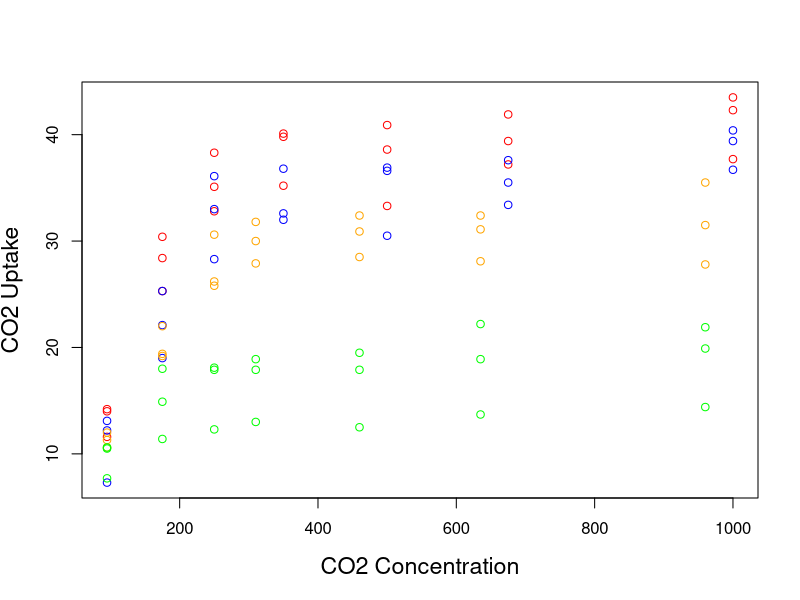
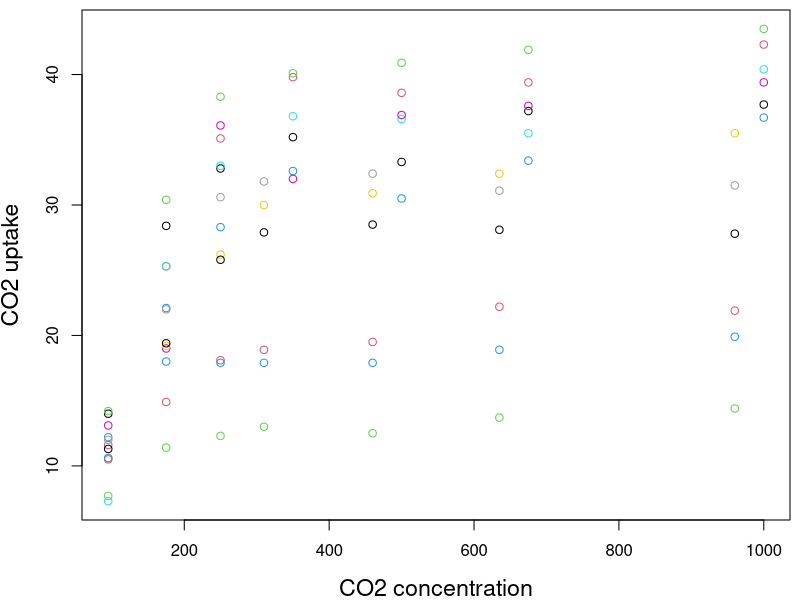
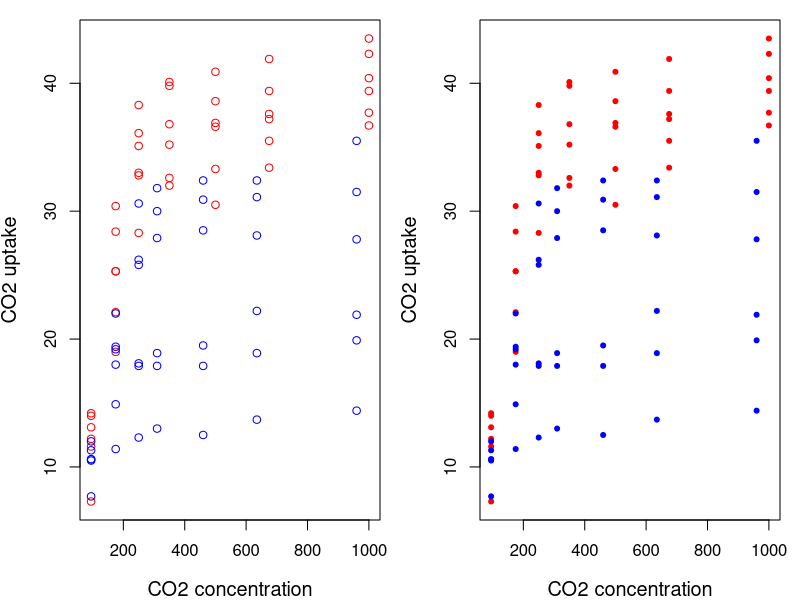

These figures' R source, in order: (Note: this script raises an error after producing the figures.)
## ---- chunk 1
knitr::opts_chunk$set(
  comment = "#",
  collapse = TRUE,
  warning = FALSE,
  message = FALSE,
  fig.width=6, fig.height=6,
  fig.align = 'center'
)
## ---- chunk 2
  num.vector <- c(1, 4, 3, 98, 32, -76, -4)
## ---- chunk 3
  num.vector
## ---- chunk 4
  siteID <- c("A1.01", "A1.02", "B1.01", "B1.02")
  soil_pH <- c(5.6, 7.3, 4.1, 6.0)
  num.sp <- c(17, 23, 15, 7)
  treatment <- c("Fert", "Fert", "No_fert", "No_fert")
## ---- chunk 5
  my.first.df <- data.frame(siteID, soil_pH, num.sp, treatment)
## ---- chunk 6
  my.first.df
## ---- chunk 7
  my.first.list <- list(siteID, soil_pH, num.sp, treatment)
## ---- chunk 8
  my.first.list
## ---- chunk 9
Paws <- "cat"
Scruffy <- "dog"
Sassy <- "cat"
Brigitte <- "hen"
animals <- c(Paws, Scruffy, Sassy, Brigitte)
## ---- chunk 10
if(Paws == 'cat') {
  print("meow")
}
## ---- chunk 11
x = Paws
# x = Scruffy
if(x == 'cat') {
  print("meow")
} else {
  print("meow")
}
## ---- chunk 12
animals <- c(Paws, Scruffy, Sassy, Brigitte)

for(val in 1:4) {
  if(animals[val] == 'cat') {
    print("meow")
  }else if(animals[val] == 'dog') {
    print("woof")
  }else print("what?")
}
## ---- chunk 13
ifelse(animals[animals != "hen"] == "dog", "woof", "meow")
## ---- chunk 14
if (2+2 == 4) { #<<
  print("Arithmetic works.")
} else { #<<
  print("Houston, we have a problem.")
} #<<
## ---- chunk 15
for(m in 1:5) {
  print(m*2)
}
## ---- chunk 16
for(m in 6:10) {
  print(m*2)
}
## ---- chunk 17
for (i in 4:5) { # for i in 4 to 5
  print(colnames(CO2)[i])
  print(mean(CO2[,i])) # print the mean of that column from the CO2 dataset
}
## ---- chunk 18
# Output

for (i in 1:3) {
  for (n in 1:3) {
    print (i*n)
  }
}
## ---- chunk 19
(height <- matrix(c(1:10, 21:30),
                 nrow = 5,
                 ncol = 4))

## ---- chunk 20
apply(X = height,
      MARGIN = 1,
      FUN = mean)

## ---- chunk 21
SimulatedData <- list(SimpleSequence = 1:4,
             Norm10 = rnorm(10),
             Norm20 = rnorm(20, 1),
             Norm100 = rnorm(100, 5))

# Apply mean to each element of the list
lapply(SimulatedData, mean)
## ---- chunk 22
SimulatedData <- list(SimpleSequence = 1:4,
             Norm10 = rnorm(10),
             Norm20 = rnorm(20, 1),
             Norm100 = rnorm(100, 5))
## ---- chunk 23
# Apply mean to each element of the list
sapply(SimulatedData, mean)
## ---- chunk 24
lilySeeds <- c(80, 65, 89, 23, 21)
poppySeeds <- c(20, 35, 11, 77, 79)
## ---- chunk 25
# Output
mapply(sum, lilySeeds, poppySeeds)
## ---- chunk 26
head(mtcars)
## ---- chunk 27
# get the mean hp by cylinder groups
tapply(mtcars$hp, mtcars$cyl, FUN = mean)
## ---- chunk 28
for (i in 1:dim(CO2)[1]) {
  if(CO2$Type[i] == "Quebec") {
    CO2$uptake[i] <- CO2$uptake[i] - 2
  }
}
## ---- chunk 29
tapply(CO2$uptake, CO2$Type, mean)
## ---- chunk 30
count <- 0

for (i in 1:nrow(CO2)) {
  if (CO2$Treatment[i] == "nonchilled") next
  # Skip to next iteration if treatment is nonchilled
  count <- count + 1
}
print(count) # The count and print command were performed 42 times.
## ---- chunk 31
sum(CO2$Treatment == "nonchilled")
## ---- chunk 32
data(CO2)
## ---- chunk 33
for (i in 1:nrow(CO2)) {
  if(CO2$Type[i] == "Mississippi") {
    if(CO2$conc[i] < 300) next
    CO2$conc[i] <- CO2$conc[i] - 20
  }
}
## ---- chunk 34
for (i in 1:nrow(CO2)) {
  if(CO2$Type[i] == "Mississippi" && CO2$conc[i] >= 300) {
    CO2$conc[i] <- CO2$conc[i] - 20
  }
}
## ---- chunk 35
plot(x=CO2$conc, y=CO2$uptake, type="n", cex.lab=1.4, xlab="CO2 Concentration", ylab="CO2 Uptake") # Type "n" tells R to not actually plot the points.

for (i in 1:length(CO2[,1])) {
  if (CO2$Type[i] == "Quebec" & CO2$Treatment[i] == "nonchilled") {
    points(CO2$conc[i], CO2$uptake[i], col = "red")
  }
  if (CO2$Type[i] == "Quebec" & CO2$Treatment[i] == "chilled") {
    points(CO2$conc[i], CO2$uptake[i], col = "blue")
  }
  if (CO2$Type[i] == "Mississippi" & CO2$Treatment[i] == "nonchilled") {
    points(CO2$conc[i], CO2$uptake[i], col = "orange")
  }
  if (CO2$Type[i] == "Mississippi" & CO2$Treatment[i] == "chilled") {
    points(CO2$conc[i], CO2$uptake[i], col = "green")
  }
}
## ---- chunk 36
par(mar = c(4, 4.1, 0.5, 0.5))
plot(x = CO2$conc, y = CO2$uptake, type = "n", cex.lab=1.4,
     xlab = "CO2 concentration", ylab = "CO2 uptake")

plants <- unique(CO2$Plant)

for (i in 1:nrow(CO2)){
  for (p in 1:length(plants)) {
    if (CO2$Plant[i] == plants[p]) {
      points(CO2$conc[i], CO2$uptake[i], col = p)
}}}
## ---- chunk 37
operations <- function(number1, number2, number3) {
  result <- (number1 + number2) * number3
  print(result)
}
## ---- chunk 38
operations(1, 2, 3)
## ---- chunk 39
print_animal <- function(animal) {
  if (animal == "dog") {
    print("woof")
  } else if (animal == "cat") {
    print("meow")
  }
}
## ---- chunk 40
Scruffy <- "dog"
Paws <- "cat"

print_animal(Scruffy)

print_animal(Paws)
## ---- chunk 41
operations <- function(number1, number2, number3 = 3) {
  result <- (number1 + number2) * number3
  print(result)
}

operations(1, 2, 3) # is equivalent to
operations(1, 2)
operations(1, 2, 2) # we can still change the value of number3 if needed
## ---- chunk 42
plot.CO2 <- function(CO2, ...) {
  plot(x = CO2$conc, y = CO2$uptake, type = "n", ...)

  for (i in 1:length(CO2[,1])){
     if (CO2$Type[i] == "Quebec") {
       points(CO2$conc[i], CO2$uptake[i], col="red", type="p", ...)
     } else if (CO2$Type[i] == "Mississippi") {
       points(CO2$conc[i], CO2$uptake[i], col="blue", type="p", ...)
     }
  }
}
par(mfrow=c(1,2), mar = c(4,4,1,1))
plot.CO2(CO2, cex.lab=1.2, xlab="CO2 concentration", ylab="CO2 uptake")
plot.CO2(CO2, cex.lab=1.2, xlab="CO2 concentration", ylab="CO2 uptake", pch=20)
## ---- chunk 43
sum2 <- function(...){
  args <- list(...) #<<
  result <- 0
  for (i in args)  {
    result <- result + i
  }
  return (result)
}

sum2(2, 3)
sum2(2, 4, 5, 7688, 1)
## ---- chunk 44
myfun <- function(x) {
  if (x < 10) {
    0
  } else {
    10
  }
}

myfun(5)
myfun(15)
## ---- chunk 45
simplefun1 <- function(x) {
  if (x<0)
  return(x)
}
## ---- chunk 46
simplefun2 <- function(x, y) {
  z <- x + y
  return(list("result" = z,
              "x" = x,
              "y" = y))
}
## ---- chunk 47
simplefun2(1, 2)
## ---- chunk 48
var1 <- 3     # var1 is defined outside our function
vartest <- function() {
  a <- 4      # 'a' is defined inside
  print(a)    # print 'a'
  print(var1) # print var1
}

a             # we cannot print 'a' as it exists only inside the function

vartest()     # calling vartest() will print a and var1

rm(var1)      # remove var1
vartest()     # calling the function again doesn't work anymore
## ---- chunk 49
var1 <- 3     # var1 is defined outside our function
vartest <- function(var1) {
  print(var1) # print var1
}

vartest(8)    # Inside our function var1 is now our argument and takes its value

var1          # var1 still has the same value
